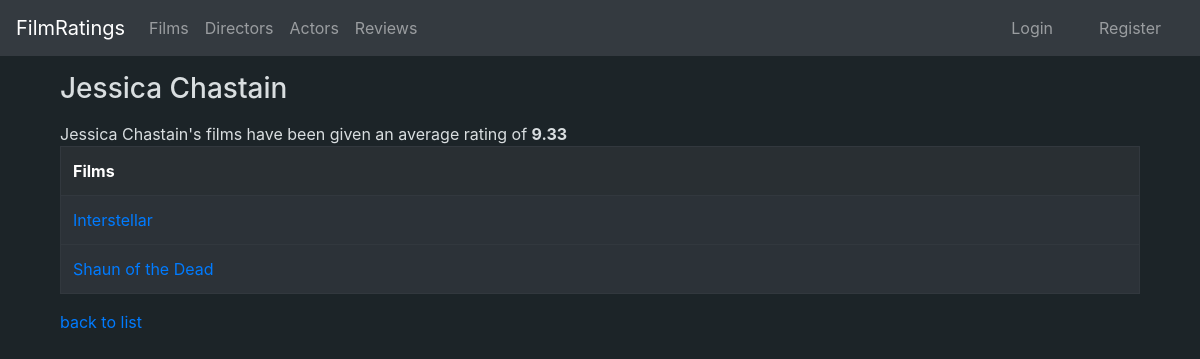
Page /actors/1 on the committed database.
### application/actors/models.py (models this page shows, shortened)
class Actor(Base):
    name = db.Column(db.String(400), nullable=False)
    nationality = db.Column(db.String(400), nullable = True)
    age = db.Column(db.String(3), nullable = True)
    bio = db.Column(db.String(1200), nullable = True)
    films = db.relationship("FilmActor", cascade="all, delete-orphan")
    @staticmethod
    def avg_rating(id):
        stmt = text("SELECT AVG(Rating.score) FROM Rating "
                +"LEFT JOIN Film on Rating.film_id = film.id "
                +"LEFT JOIN film_actor on film_actor.film_id = film.id "
                +"WHERE film_actor.actor_id = :id").params(id=id)
        res = db.engine.execute(stmt)
        for row in res:
            if row[0] != None:
                avg = round(row[0], 2)
            else:
                avg = row[0]
        return avg

### application/films/models.py (models this page shows, shortened)
class Film(Base):
    name = db.Column(db.String(400), nullable=False)
    description = db.Column(db.String(1200), nullable=True)
    year = db.Column(db.Integer, nullable=True)
    director_id = db.Column(db.Integer, db.ForeignKey('director.id'), nullable = True)
    poster = db.Column(db.String(400), nullable=True)
    actors = db.relationship("FilmActor", cascade="all, delete-orphan")
    ratings = db.relationship("Rating", cascade="all, delete-orphan")

### application/actors/views.py (the view)
@app.route("/actors/<actor_id>", methods=["GET"])
def actors_show(actor_id):
    a = Actor.query.get(actor_id)
    film_ids = FilmActor.query.filter_by(actor_id = actor_id)
    avg_rating = Actor.avg_rating(actor_id)
    films = []
    for item in film_ids:
        f = Film.query.filter_by(id = item.film_id).first()
        films.append(f)
    return render_template("actors/show.html", id = a.id, actor= a, films = films, avg_rating = avg_rating)

### application/templates/actors/show.html (shortened to what this page needs)
{% extends "layout.html" %}
{% block body %}
<div class="container">
    <h3>
        {{ actor.name }}
    </h3>
    {% if avg_rating != None %}
        {{actor.name}}'s films have been given an average rating of <strong>{{avg_rating}}</strong>
    {% else %}
        {{actor.name}}'s  films have not yet been rated
    {% endif %}
    {% if films != None and films.__len__() > 0 %}
        <table class = "table table-bordered table-dark">
            <tr style="background-color:#292F33">
                <th>Films</th>
            </tr>
            {% for film in films %}
                <tr style="background-color:#2c3238">
                    <td>
                        <a href="{{url_for('films_show', film_id=film.id)}}">{{film.name}}</a>
                    </td>
                </tr>
            {% endfor %}
        </table>
    {% endif %}
    <p>
        <a href="{{ url_for('actors_index')}}">back to list</a>
    </p>
</div>
{% endblock %}

### rows in the picture
Actor: name "Jessica Chastain"
Film: name "Interstellar"
Film: name "Shaun of the Dead"

### other values in the picture
{{ avg_rating }} "9.33"
